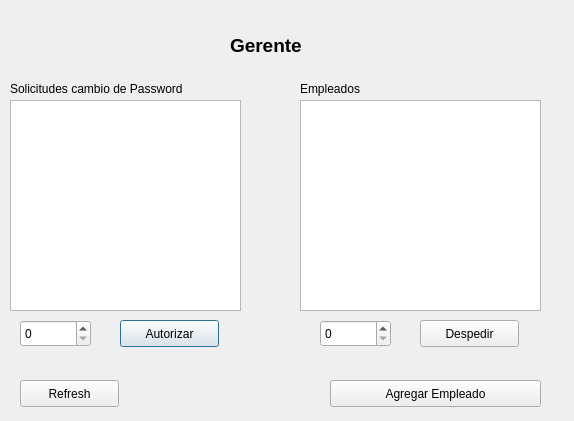
<?xml version="1.0" encoding="UTF-8"?>
<ui version="4.0">
 <class>ManagerWindow</class>
 <widget class="QDialog" name="ManagerWindow">
  <property name="geometry">
   <rect>
    <x>0</x>
    <y>0</y>
    <width>574</width>
    <height>421</height>
   </rect>
  </property>
  <property name="windowTitle">
   <string>Dialog</string>
  </property>
  <widget class="QLabel" name="label">
   <property name="geometry">
    <rect>
     <x>230</x>
     <y>30</y>
     <width>81</width>
     <height>31</height>
    </rect>
   </property>
   <property name="text">
    <string>&lt;html&gt;&lt;head/&gt;&lt;body&gt;&lt;p&gt;&lt;span style=&quot; font-size:14pt; font-weight:600;&quot;&gt;Gerente&lt;/span&gt;&lt;/p&gt;&lt;/body&gt;&lt;/html&gt;</string>
   </property>
  </widget>
  <widget class="QPlainTextEdit" name="ta_changepass">
   <property name="geometry">
    <rect>
     <x>10</x>
     <y>100</y>
     <width>231</width>
     <height>211</height>
    </rect>
   </property>
  </widget>
  <widget class="QSpinBox" name="sp_auto">
   <property name="geometry">
    <rect>
     <x>20</x>
     <y>320</y>
     <width>71</width>
     <height>27</height>
    </rect>
   </property>
  </widget>
  <widget class="QPushButton" name="pushButton">
   <property name="geometry">
    <rect>
     <x>120</x>
     <y>320</y>
     <width>99</width>
     <height>27</height>
    </rect>
   </property>
   <property name="text">
    <string>Autorizar</string>
   </property>
  </widget>
  <widget class="QLabel" name="label_4">
   <property name="geometry">
    <rect>
     <x>10</x>
     <y>80</y>
     <width>241</width>
     <height>17</height>
    </rect>
   </property>
   <property name="text">
    <string>Solicitudes cambio de Password</string>
   </property>
  </widget>
  <widget class="QPlainTextEdit" name="ta_emplist">
   <property name="geometry">
    <rect>
     <x>300</x>
     <y>100</y>
     <width>241</width>
     <height>211</height>
    </rect>
   </property>
  </widget>
  <widget class="QLabel" name="label_5">
   <property name="geometry">
    <rect>
     <x>300</x>
     <y>80</y>
     <width>101</width>
     <height>17</height>
    </rect>
   </property>
   <property name="text">
    <string>Empleados</string>
   </property>
  </widget>
  <widget class="QSpinBox" name="sp_fire">
   <property name="geometry">
    <rect>
     <x>320</x>
     <y>320</y>
     <width>71</width>
     <height>27</height>
    </rect>
   </property>
  </widget>
  <widget class="QPushButton" name="pushButton_2">
   <property name="geometry">
    <rect>
     <x>420</x>
     <y>320</y>
     <width>99</width>
     <height>27</height>
    </rect>
   </property>
   <property name="text">
    <string>Despedir</string>
   </property>
  </widget>
  <widget class="QPushButton" name="pushButton_3">
   <property name="geometry">
    <rect>
     <x>330</x>
     <y>380</y>
     <width>211</width>
     <height>27</height>
    </rect>
   </property>
   <property name="text">
    <string>Agregar Empleado</string>
   </property>
  </widget>
  <widget class="QPushButton" name="pushButton_4">
   <property name="geometry">
    <rect>
     <x>20</x>
     <y>380</y>
     <width>99</width>
     <height>27</height>
    </rect>
   </property>
   <property name="text">
    <string>Refresh</string>
   </property>
  </widget>
 </widget>
 <resources/>
 <connections/>
</ui>
